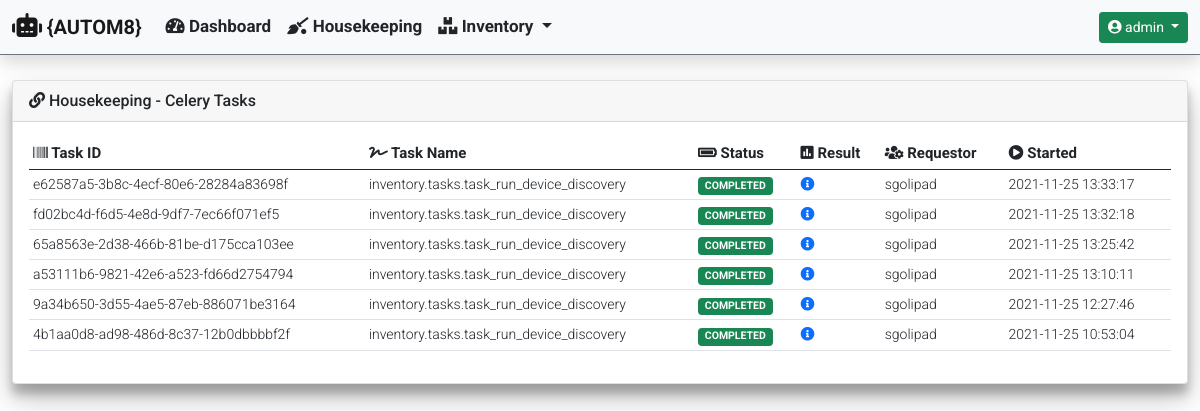
Page /housekeeping/ (signed in) on the earlier database version.
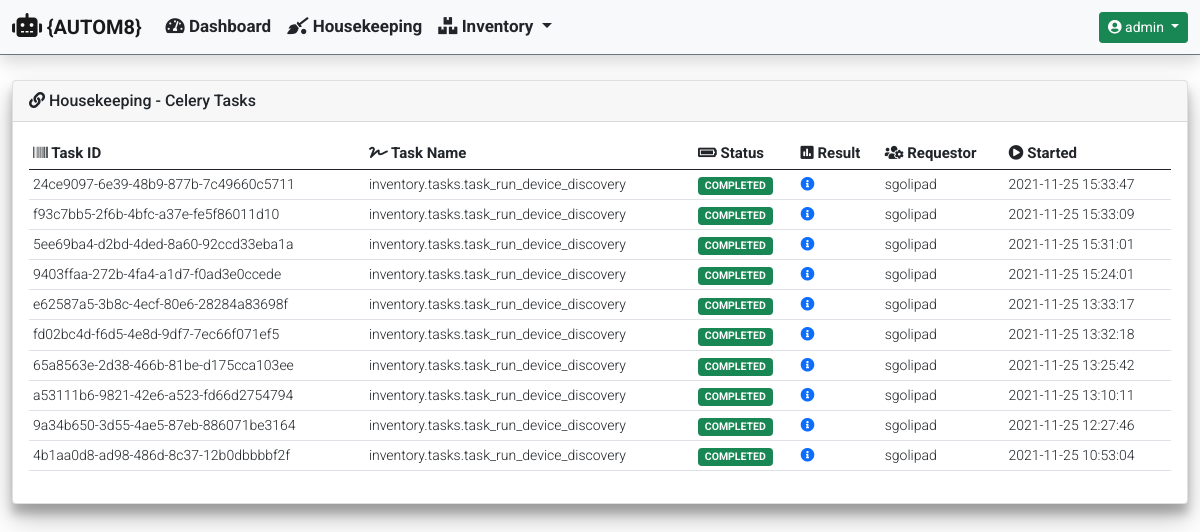
Same page on the later database version.
### housekeeping/models.py (models this page shows)
class CeleryJobResults(models.Model):
    task_id = models.UUIDField(
        primary_key=True,
        default=uuid.uuid4,
        max_length=255
    )
    task_name = models.CharField(max_length=255)
    task_status = models.CharField(max_length=255)
    task_result = models.CharField(max_length=255)
    task_requested_by = models.CharField(max_length=255)
    start_time = models.DateTimeField()

### housekeeping/views.py (the view)
def housekeeping_celery_tasks(request):
    hostname = 'celery@' + str(gethostname())
    tasks = current_app.control.inspect([hostname])
    tasks_list = CeleryJobResults.objects.all().order_by('-start_time')
    context = {
            'title': 'Housekeeping - Celery Tasks',
            'card_header': 'Housekeeping - Celery Tasks',
            'data': {
                'tasks_list': tasks_list
            }
        }
    if tasks.stats():
        data = {
            'celery_information': {
                'celery_statistics': tasks.stats(),
                'registered_tasks': tasks.registered_tasks()[hostname],
                'scheduled_tasks': tasks.scheduled()[hostname],
                'active_tasks': tasks.active()[hostname],
                'reserved_tasks': tasks.reserved()
            }
        }
        context['data'].update(data)
        return render(
            request,
            'housekeeping/housekeeping_celery_tasks.html',
            context
        )
    else:
        return render(
                request,
                'housekeeping/housekeeping_celery_tasks.html',
                context
            )

### templates/housekeeping/housekeeping_celery_tasks.html (shortened to what this page needs)
{% extends "base_template/base.html"%}
{% block content %}
{% if data.tasks_list %}
<div class="col-md-12">
    <div class="table-responsive rounded">
        <table id="celery_completed_tasks" class="table table-hover table-sm" style="width:100%">
            <thead>
                <tr>
                    <th><i class="fas fa-barcode"></i> Task ID</th>
                    <th><i class="fas fa-signature"></i> Task Name</th>
                    <th><i class="fas fa-battery-full"></i> Status</th>
                    <th><i class="fas fa-poll"></i> Result</th>
                    <th><i class="fas fa-users-cog"></i> Requestor</th>
                    <th><i class="fas fa-play-circle"></i> Started</th>
                </tr>
            </thead>
            <tbody>
                {% for completed_task in data.tasks_list %}
                <tr>
                    <td>{{ completed_task.task_id }}</td>
                    <td>{{ completed_task.task_name }}</td>
                    <td>
                        {% if 'COMPLETED' in completed_task.task_status %}
                            <span class="badge bg-success">{{ completed_task.task_status }}</span>
                        {% else %}
                            <span class="badge bg-danger">{{ completed_task.task_status }}</span>
                        {% endif %}
                    </td>
                    <td>
                        <a href="#" data-bs-toggle="modal" data-bs-target="#task_result_modal">
                            <i class="fas fa-info-circle"></i>
                        </a>
                    </td>
                    <td>{{ completed_task.task_requested_by }}</td>
                    <td>{{ completed_task.start_time|date:"Y-m-d H:i:s" }}</td>
                </tr>
                {% endfor %}
            </tbody>
        </table>
    </div>
</div>
{% endif %}
{% endblock %}

Differences in the rows shown:
added CeleryJobResults: task_id "24ce9097-6e39-48b9-877b-7c49660c5711", task_name "inventory.tasks.task_run_device_discovery", task_status "COMPLETED", task_requested_by "sgolipad", start_time "2021-11-25 15:33:47"
added CeleryJobResults: task_id "f93c7bb5-2f6b-4bfc-a37e-fe5f86011d10", task_name "inventory.tasks.task_run_device_discovery", task_status "COMPLETED", task_requested_by "sgolipad", start_time "2021-11-25 15:33:09"
added CeleryJobResults: task_id "5ee69ba4-d2bd-4ded-8a60-92ccd33eba1a", task_name "inventory.tasks.task_run_device_discovery", task_status "COMPLETED", task_requested_by "sgolipad", start_time "2021-11-25 15:31:01"
added CeleryJobResults: task_id "9403ffaa-272b-4fa4-a1d7-f0ad3e0ccede", task_name "inventory.tasks.task_run_device_discovery", task_status "COMPLETED", task_requested_by "sgolipad", start_time "2021-11-25 15:24:01"
